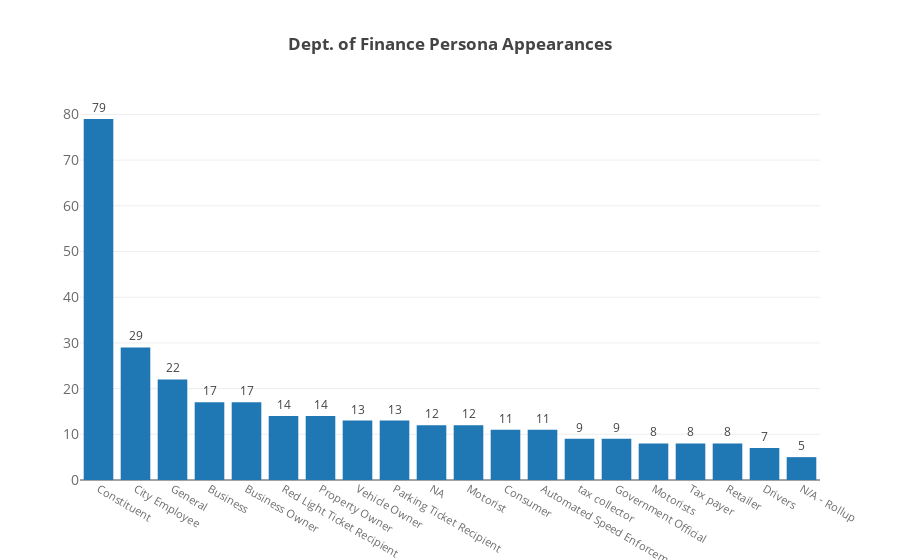
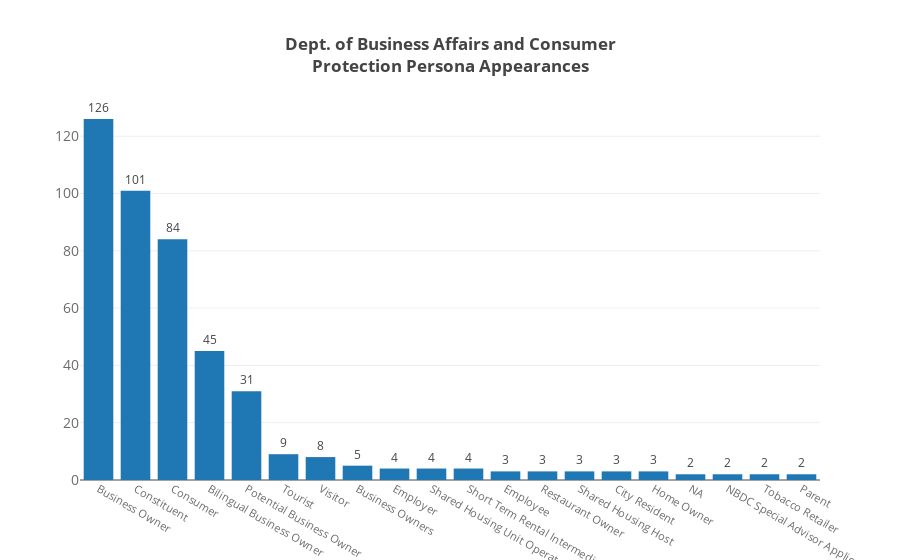

Notebook cell for these charts, in order:
### Code cell
f_list = list(f_personas.items())
b_list = list(b_personas.items())
f_list.sort(key=lambda x: x[1])
f_list = f_list[::-1]
b_list.sort(key=lambda x: x[1])
b_list = b_list[::-1]
f_persona_list = [x for x,y in f_list]
f_count_list = [y for x,y in f_list]
b_persona_list = [x for x,y in b_list]
b_count_list = [y for x,y in b_list]
bar_chart(f_persona_list[:20],f_count_list[:20],"Dept. of Finance Persona Appearances",xsize=11)
bar_chart(b_persona_list[:20],b_count_list[:20],"Dept. of Business Affairs and Consumer<br>Protection Persona Appearances",xsize=11)

### Figure 1 — Plotly figure (JSON) as saved in the notebook; plotly's stock layout.template omitted (floating-point values rounded to 4 significant figures)
{"data": [{"opacity": 1, "text": [79, 29, 22, 17, 17, 14, 14, 13, 13, 12, 12, 11, 11, 9, 9, 8, 8, 8, 7, 5], "textposition": "outside", "type": "bar", "x": ["Constituent", "City Employee", "General", "Business", "Business Owner", "Red Light Ticket Recipient", "Property Owner", "Vehicle Owner", "Parking Ticket Recipient", "NA", "Motorist", "Consumer", "Automated Speed Enforcement Ticket Recipient", "tax collector", "Government Official", "Motorists", "Tax payer", "Retailer", "Drivers", "N/A - Rollup"], "y": [79, 29, 22, 17, 17, 14, 14, 13, 13, 12, 12, 11, 11, 9, 9, 8, 8, 8, 7, 5]}], "layout": {"title": "<b>Dept. of Finance Persona Appearances</b><br>", "xaxis": {"tickfont": {"color": "rgb(107, 107, 107)", "size": 11}, "title": ""}, "yaxis": {"tickfont": {"color": "rgb(107, 107, 107)", "size": 14}, "title": "", "titlefont": {"color": "rgb(107, 107, 107)", "size": 16}}}}

### Figure 2 — Plotly figure (JSON) as saved in the notebook; plotly's stock layout.template omitted (floating-point values rounded to 4 significant figures)
{"data": [{"opacity": 1, "text": [126, 101, 84, 45, 31, 9, 8, 5, 4, 4, 4, 3, 3, 3, 3, 3, 2, 2, 2, 2], "textposition": "outside", "type": "bar", "x": ["Business Owner", "Constituent", "Consumer", "Bilingual Business Owner", "Potential Business Owner", "Tourist", "Visitor", "Business Owners", "Employer", "Shared Housing Unit Operator", "Short Term Rental Intermediary", "Employee", "Restaurant Owner", "Shared Housing Host", "City Resident", "Home Owner", "NA", "NBDC Special Advisor Applicant", "Tobacco Retailer", "Parent"], "y": [126, 101, 84, 45, 31, 9, 8, 5, 4, 4, 4, 3, 3, 3, 3, 3, 2, 2, 2, 2]}], "layout": {"title": "<b>Dept. of Business Affairs and Consumer<br>Protection Persona Appearances</b><br>", "xaxis": {"tickfont": {"color": "rgb(107, 107, 107)", "size": 11}, "title": ""}, "yaxis": {"tickfont": {"color": "rgb(107, 107, 107)", "size": 14}, "title": "", "titlefont": {"color": "rgb(107, 107, 107)", "size": 16}}}}
